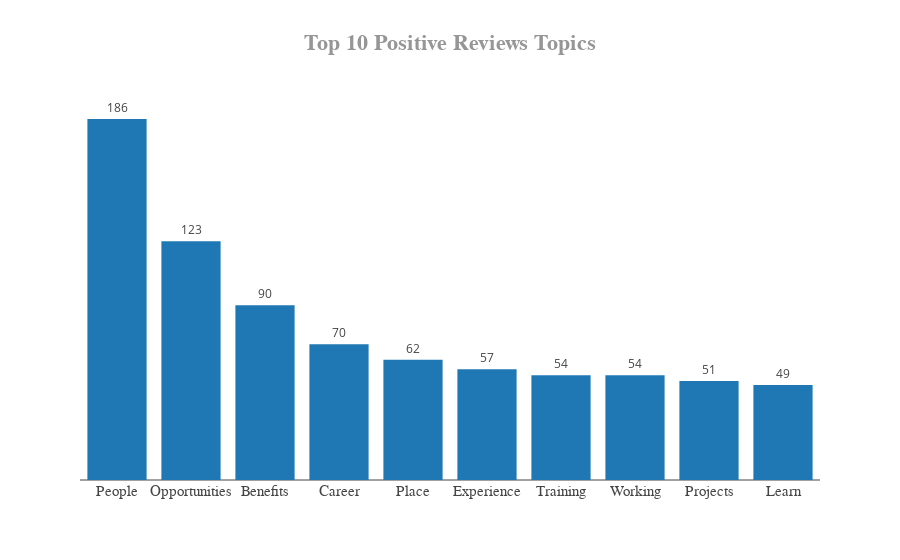

The notebook cell this image was saved under:
### Code cell
TopTopics(df,10,'Pros')

### Figure 1 — Plotly figure (JSON) as saved in the notebook; plotly's stock layout.template omitted (floating-point values rounded to 4 significant figures)
{"data": [{"hoverinfo": "x+text", "text": [186, 123, 90, 70, 62, 57, 54, 54, 51, 49], "textposition": "outside", "type": "bar", "x": ["People", "Opportunities", "Benefits", "Career", "Place", "Experience", "Training", "Working", "Projects", "Learn"], "y": [22.68, 15, 10.98, 8.537, 7.561, 6.951, 6.585, 6.585, 6.22, 5.976]}], "layout": {"title": "<b>Top 10 Positive Reviews Topics</b>", "titlefont": {"color": "rgb(150,150,150)", "family": "Ariel", "size": 22}, "xaxis": {"tickfont": {"family": "Arial", "size": "15"}}, "yaxis": {"showgrid": false, "showline": false, "showticklabels": false, "type": "linear"}}}
